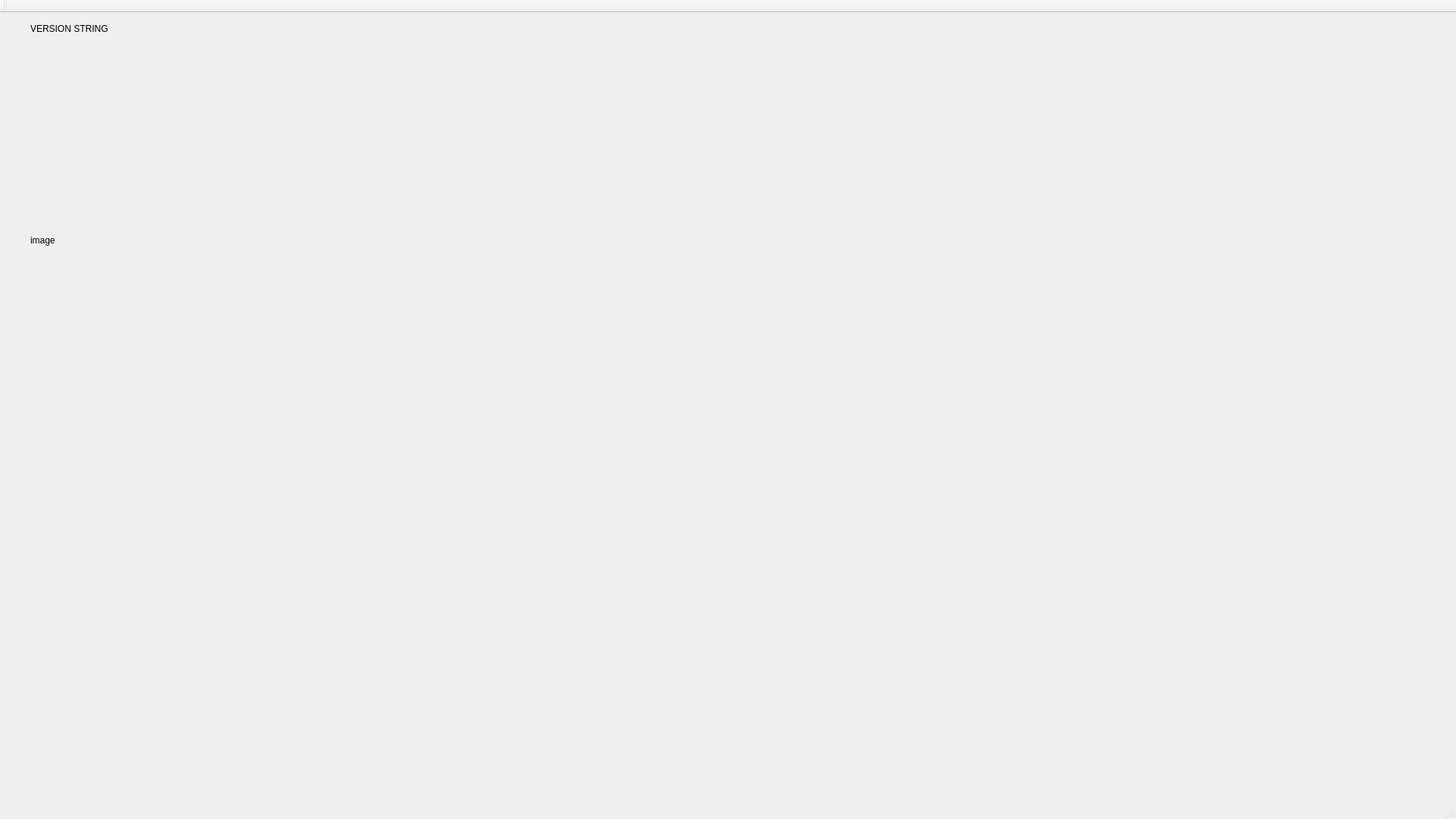
<?xml version="1.0" encoding="UTF-8"?>
<ui version="4.0">
 <class>MainWindow</class>
 <widget class="QMainWindow" name="MainWindow">
  <property name="geometry">
   <rect>
    <x>0</x>
    <y>0</y>
    <width>1920</width>
    <height>1080</height>
   </rect>
  </property>
  <property name="windowTitle">
   <string>MainWindow</string>
  </property>
  <widget class="QWidget" name="centralWidget">
   <widget class="QLabel" name="label_version">
    <property name="geometry">
     <rect>
      <x>40</x>
      <y>10</y>
      <width>131</width>
      <height>21</height>
     </rect>
    </property>
    <property name="text">
     <string>VERSION STRING</string>
    </property>
   </widget>
   <widget class="QLabel" name="label_image">
    <property name="geometry">
     <rect>
      <x>40</x>
      <y>30</y>
      <width>960</width>
      <height>540</height>
     </rect>
    </property>
    <property name="text">
     <string>image</string>
    </property>
   </widget>
  </widget>
  <widget class="QMenuBar" name="menuBar">
   <property name="geometry">
    <rect>
     <x>0</x>
     <y>0</y>
     <width>1920</width>
     <height>22</height>
    </rect>
   </property>
  </widget>
  <widget class="QToolBar" name="mainToolBar">
   <attribute name="toolBarArea">
    <enum>TopToolBarArea</enum>
   </attribute>
   <attribute name="toolBarBreak">
    <bool>false</bool>
   </attribute>
  </widget>
  <widget class="QStatusBar" name="statusBar"/>
 </widget>
 <layoutdefault spacing="6" margin="11"/>
 <resources/>
 <connections/>
</ui>
